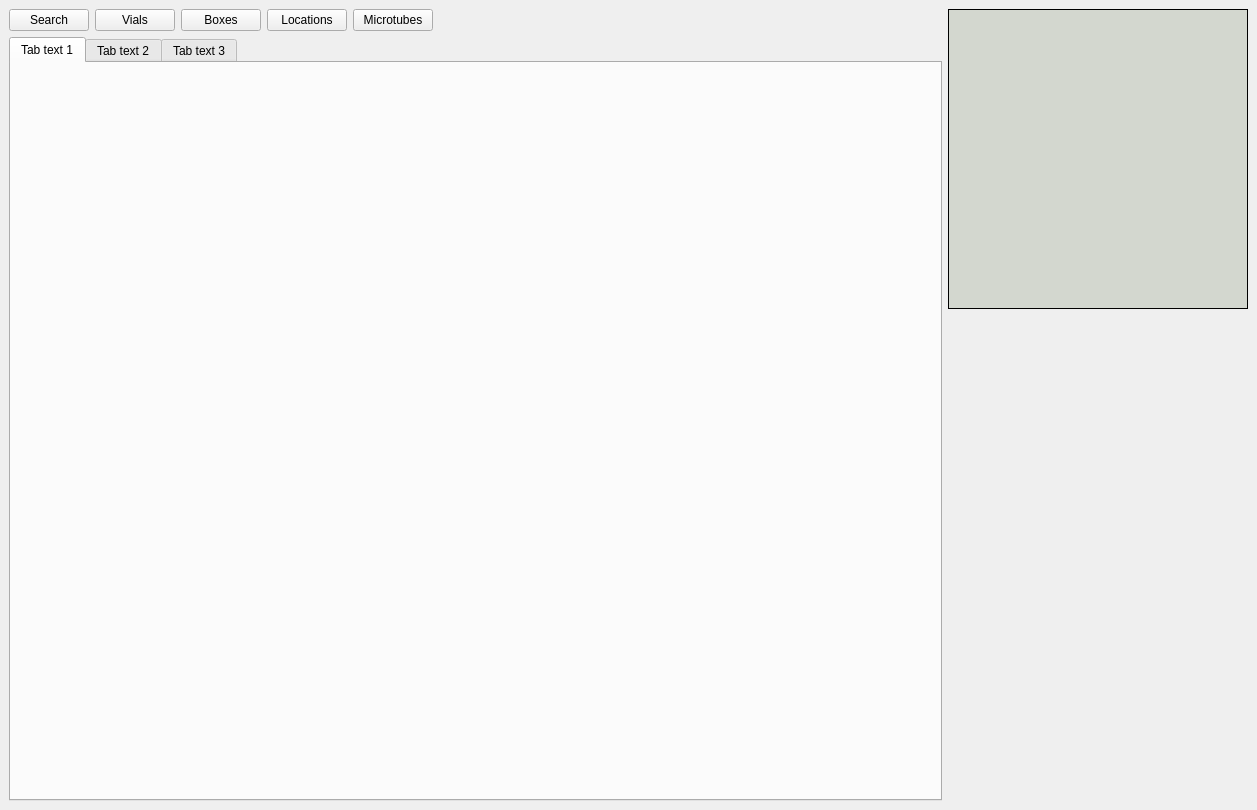
<?xml version="1.0" encoding="UTF-8"?>
<ui version="4.0">
 <class>MainWindow</class>
 <widget class="QMainWindow" name="MainWindow">
  <property name="geometry">
   <rect>
    <x>0</x>
    <y>0</y>
    <width>1257</width>
    <height>810</height>
   </rect>
  </property>
  <property name="windowTitle">
   <string>MainWindow</string>
  </property>
  <widget class="QWidget" name="centralwidget">
   <layout class="QGridLayout" name="gridLayout_7">
    <item row="0" column="0">
     <layout class="QGridLayout" name="gridLayout_6">
      <item row="0" column="0">
       <widget class="QPushButton" name="goto_search_btn">
        <property name="text">
         <string>Search</string>
        </property>
       </widget>
      </item>
      <item row="0" column="1">
       <widget class="QPushButton" name="goto_vials_btn">
        <property name="text">
         <string>Vials</string>
        </property>
       </widget>
      </item>
      <item row="0" column="2">
       <widget class="QPushButton" name="goto_boxes_btn">
        <property name="text">
         <string>Boxes</string>
        </property>
       </widget>
      </item>
      <item row="0" column="3">
       <widget class="QPushButton" name="goto_locations_btn">
        <property name="text">
         <string>Locations</string>
        </property>
       </widget>
      </item>
      <item row="0" column="4">
       <widget class="QPushButton" name="goto_microtubes_btn">
        <property name="text">
         <string>Microtubes</string>
        </property>
       </widget>
      </item>
      <item row="0" column="5">
       <spacer name="horizontalSpacer_5">
        <property name="orientation">
         <enum>Qt::Horizontal</enum>
        </property>
        <property name="sizeHint" stdset="0">
         <size>
          <width>438</width>
          <height>20</height>
         </size>
        </property>
       </spacer>
      </item>
      <item row="1" column="0" colspan="6">
       <widget class="QTabWidget" name="module_tab_wg">
        <property name="currentIndex">
         <number>0</number>
        </property>
        <widget class="QWidget" name="tab_1">
         <attribute name="title">
          <string>Tab text 1</string>
         </attribute>
        </widget>
        <widget class="QWidget" name="tab_2">
         <attribute name="title">
          <string>Tab text 2</string>
         </attribute>
        </widget>
        <widget class="QWidget" name="tab_3">
         <attribute name="title">
          <string>Tab text 3</string>
         </attribute>
        </widget>
       </widget>
      </item>
     </layout>
    </item>
    <item row="0" column="1">
     <layout class="QVBoxLayout" name="verticalLayout">
      <item>
       <widget class="QLabel" name="structure_lab">
        <property name="minimumSize">
         <size>
          <width>300</width>
          <height>300</height>
         </size>
        </property>
        <property name="maximumSize">
         <size>
          <width>300</width>
          <height>300</height>
         </size>
        </property>
        <property name="styleSheet">
         <string notr="true">background-color: rgb(211, 215, 207); border: 1px solid black;</string>
        </property>
        <property name="text">
         <string/>
        </property>
       </widget>
      </item>
      <item>
       <spacer name="verticalSpacer_7">
        <property name="orientation">
         <enum>Qt::Vertical</enum>
        </property>
        <property name="sizeHint" stdset="0">
         <size>
          <width>20</width>
          <height>428</height>
         </size>
        </property>
       </spacer>
      </item>
     </layout>
    </item>
   </layout>
  </widget>
 </widget>
 <resources/>
 <connections/>
</ui>
